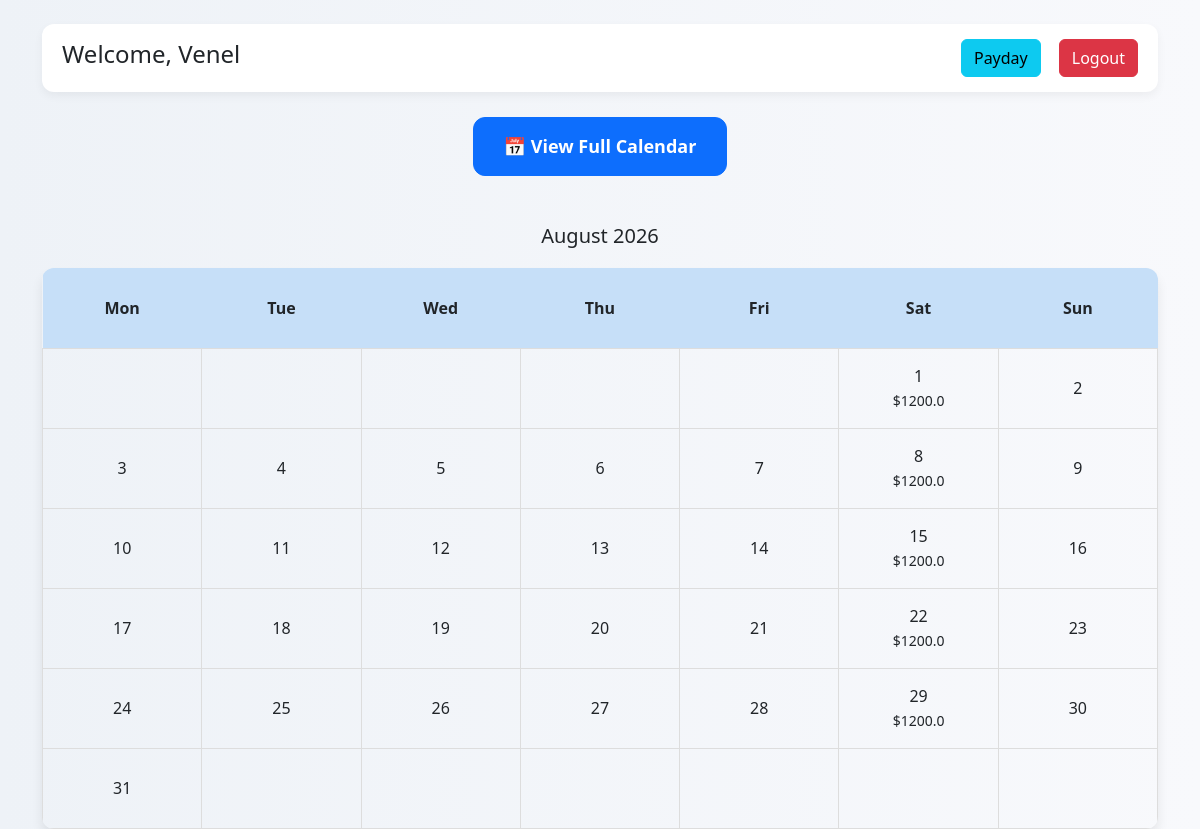
The page /dashboard (signed in) on the database its author committed.
### app.py (models this page shows)
class User(db.Model):
    id = db.Column(db.Integer, primary_key=True)
    username = db.Column(db.String(100), unique=True)
    password = db.Column(db.String(100))
    is_admin = db.Column(db.Boolean, default=False)
    rosca1 = db.Column(db.Boolean, default=False)
    rosca2 = db.Column(db.Boolean, default=False)
    contribution_amount_rosca1 = db.Column(db.Float, default=0)
    contribution_amount_rosca2 = db.Column(db.Float, default=0)
    payments = db.relationship('Payment', backref='user', cascade="all, delete-orphan")
    paydays = db.relationship('Payday', backref='user', cascade="all, delete-orphan")

### app.py (the view, shortened to what this page needs)
@app.route('/dashboard')
def dashboard():
    if 'user_id' not in session:
        return redirect(url_for('login'))
    now = datetime.now()
    months = list(calendar.month_name)[1:]
    paydays_by_month = {}
    rosca1_count = 0
    rosca2_count = 0
    next_payday = None
    cal = None
    current_month = now.month
    current_year = now.year
    paid_days = {}
    contribution_days = {}
    if not session.get('is_admin'):
        user = User.query.get(session['user_id'])
        cal = calendar.Calendar(firstweekday=0).monthdayscalendar(current_year, current_month)
        user_payments = []
        if user.rosca1:
            user_payments += Payment.query.filter_by(user_id=user.id, rosca=1).all()
        if user.rosca2:
            user_payments += Payment.query.filter_by(user_id=user.id, rosca=2).all()
        for p in user_payments:
            pay_date = datetime.strptime(p.date, "%Y-%m-%d")
            if pay_date.month == current_month and p.paid:
                paid_days[pay_date.day] = True
        contribution_days = {}
        if user.rosca2:
            for week in cal:
                for i, day in enumerate(week):
                    if day != 0:
                        day_date = datetime(current_year, current_month, day)
                        if day_date.weekday() == 5:  # Saturday
                            if day in contribution_days:
                                contribution_days[day] += user.contribution_amount_rosca2
                            else:
                                contribution_days[day] = user.contribution_amount_rosca2
    return render_template(
        'dashboard.html',
        username=session['username'],
        now=now,
        calendar=calendar,
        paydays_by_month=paydays_by_month,
        rosca1_count=rosca1_count,
        rosca2_count=rosca2_count,
        next_payday=next_payday,
        cal=cal,
        current_month=current_month,
        current_year=current_year,
        paid_days=paid_days,
        contribution_days=contribution_days
    )

### templates/dashboard.html (shortened to what this page needs)
<!doctype html>
<html lang="en">
  <head>
    <link
      href="https://cdn.jsdelivr.net/npm/bootstrap@5.3.0/dist/css/bootstrap.min.css"
      rel="stylesheet"
    />
  </head>
  <body>
    <div class="container mt-4">
      <div class="header d-flex justify-content-between align-items-center">
        <h4>Welcome, {{username}}</h4>
        <div>
          <a href="/payday" class="btn btn-info me-2">Payday</a>
          <a href="/logout" class="btn btn-danger">Logout</a>
        </div>
      </div>
      <div class="text-center mt-4">
        <button
          class="btn btn-primary main-btn"
          onclick="window.location.href='{{ url_for('user_calendar') }}'"
        >
          📅 View Full Calendar
        </button>
      </div>
      {% if not session.is_admin and cal %}
      <h5 class="mt-5 text-center">
        {{ calendar.month_name[current_month] }} {{ current_year }}
      </h5>
      <table class="calendar">
        <thead>
          <tr>
            {% for day in ["Mon","Tue","Wed","Thu","Fri","Sat","Sun"] %}
            <th>{{day}}</th>
            {% endfor %}
          </tr>
        </thead>
        <tbody>
          {% for week in cal %}
          <tr>
            {% for day in week %} {% if day == 0 %}
            <td></td>
            {% else %}
            <td class="{% if day in paid_days %}paid-day{% endif %}">
              {{day}} {% if day in contribution_days %}
              <br /><small>${{ contribution_days[day] }}</small>
              {% endif %}
            </td>
            {% endif %} {% endfor %}
          </tr>
          {% endfor %}
        </tbody>
      </table>
      {% endif %}
    </div>
  </body>
</html>

### templates/dashboard.html (style rules this page uses)
body { background: linear-gradient(to right, #eef2f7, #f8f9fc); font-family: "Segoe UI", sans-serif; }
.header { background: white; padding: 15px 20px; border-radius: 12px; box-shadow: 0 4px 10px rgba(0, 0, 0, 0.05); margin-bottom: 25px; }
.header { flex-wrap: wrap; gap: 10px; }
.header > div { display: flex; gap: 10px; flex-wrap: wrap; }
.header a { white-space: nowrap; }
.main-btn { border-radius: 12px; padding: 15px 30px; font-size: 18px; font-weight: 600; }
table.calendar { width: 100%; border-collapse: collapse; margin-top: 20px; }
table.calendar th, table.calendar td { width: 14.28%; height: 80px; text-align: center; vertical-align: middle; }
table.calendar td { border: 1px solid #ddd; border-radius: 6px; }
table.calendar { border-radius: 12px; overflow: hidden; box-shadow: 0 8px 12px rgba(0, 0, 0, 0.08); }
table.calendar td { transition: background 0.2s, transform 0.1s; }
table.calendar th { background-color: #c6dff8; font-weight: 600; }

### rows shown on the page
User: username "Venel", contribution_amount_rosca2 "1200.0" "1200.0" "1200.0" "1200.0" "1200.0"

### other values the page prints
{{ day }} "Mon" "Tue" "Wed" "Thu" "Fri" "Sat" "Sun"
{{ day }} "1" "2" "3" "4" "5" "6" "7" "8" "9" "10" "11" "12" "13" "14" "15" "16" "17" "18" "19" "20" "21" "22" "23" "24" "25" "26" "27" "28" "29" "30" "31"
